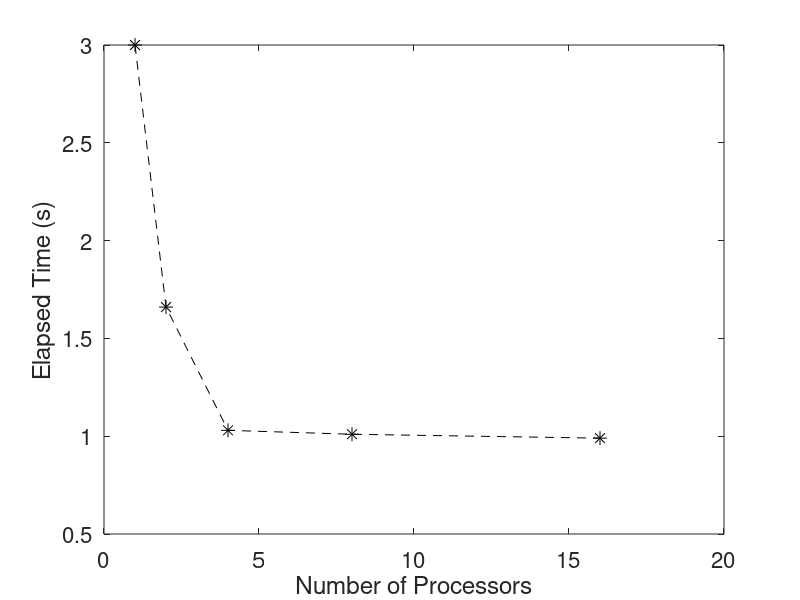

MATLAB code for this plot:
close all; clear all; clc;

% benchmarking code executed on bezier
% mflops, exec time, num procs printed to final.out and copied in here

%procs = [1 2 4 8 16] % p3
%mflops = [670 1293 2265 2790 2653] % p3
%times = [1.792e-2 9.282e-3 5.297e-3 4.301e-3 4.522e-3] % p3

%procs = [1 2 4 8] % p4
%mflops = [3.331 0.2727 .1604 .113] % p4
%times = [3.002e-7 7.332e-6 2.494e-5 7.070e-5] % p4

% errors: v2: 1.01e-2, gs: 1.96e-2, gs openmp: 1.96e-2
%procs = [1 2 4 8 16] % p7
%mflopsv2 = [815 390 329 180 73.9]
%timesv2 = [.491 1.03 1.22 2.22 5.41]
%mflopsgs = [3193 482 361 181 78.5]
%timesgs = [.125 .830 1.11 2.20 5.09]
%mflopsopenmp = [11067 5355 3047 1355 691]
%timesopenmp = [3.61e-2 7.47e-2 .131 .295 .578]

procs = [1 2 4 8 16] % p9
times = [3.00 1.66 1.03 1.01 .990]

plot(procs,times,'*k--','MarkerSize',10);
%plot(procs,timesv2,'*--','MarkerSize',10,'DisplayName','v2');
%hold on;
%plot(procs,timesgs,'+--','MarkerSize',10,'DisplayName','RBGS');
%plot(procs,timesopenmp,'^--','MarkerSize',10,'DisplayName','OpenMP');
xlabel('Number of Processors');
ylabel('Elapsed Time (s)');
set(gca,'FontSize',16);
%legend('location','northwest');

%figure;
%plot(procs,mflops,'*b--','MarkerSize',10);
%plot(procs,mflopsv2,'*--','MarkerSize',10,'DisplayName','v2');
%hold on;
%plot(procs,mflopsgs,'+--','MarkerSize',10,'DisplayName','RBGS');
%plot(procs,mflopsopenmp,'^--','MarkerSize',10,'DisplayName','OpenMP');
%xlabel('Number of Processors');
%ylabel('Mflops');
%set(gca,'FontSize',16);
%legend('location','northeast');
